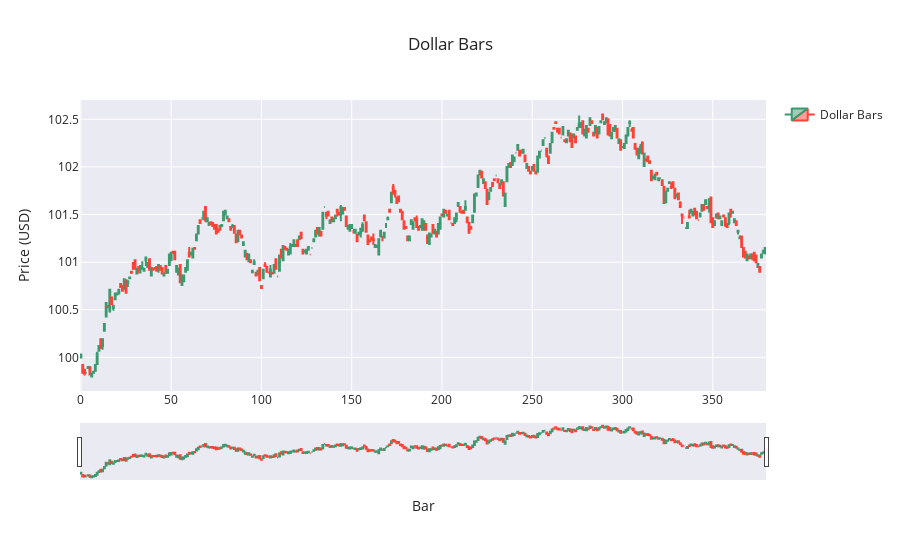

The cell this chart's notebook holds for it:
### Markdown cell above
### Bar Chart

### Code cell
fig = go.Figure(data=[go.Candlestick(
    x=dollar_bars.index,
    open=dollar_bars['open'],
    high=dollar_bars['high'],
    low=dollar_bars['low'],
    close=dollar_bars['close'],
    name='Dollar Bars'
)])

fig.update_layout(
    title=f'Dollar Bars',
    yaxis_title='Price (USD)',
    xaxis_title='Bar',
    xaxis_rangeslider_visible=True, 
    template='seaborn', # other options: plotly, plotly_white, plotly_dark, simple_white
    showlegend=True,
)

### Figure 1 — Plotly figure (JSON) as saved in the notebook; plotly's stock layout.template omitted (floating-point values rounded to 4 significant figures; data arrays with more than 128 entries replaced by an {"elided": "..."} marker saying what was removed)
{"data": [{"close": {"elided": "380 float values"}, "high": {"elided": "380 float values"}, "low": {"elided": "380 float values"}, "name": "Dollar Bars", "open": {"elided": "380 float values"}, "type": "candlestick", "x": {"elided": "380 int values"}}], "layout": {"showlegend": true, "title": {"text": "Dollar Bars"}, "xaxis": {"rangeslider": {"visible": true}, "title": {"text": "Bar"}}, "yaxis": {"title": {"text": "Price (USD)"}}}}
